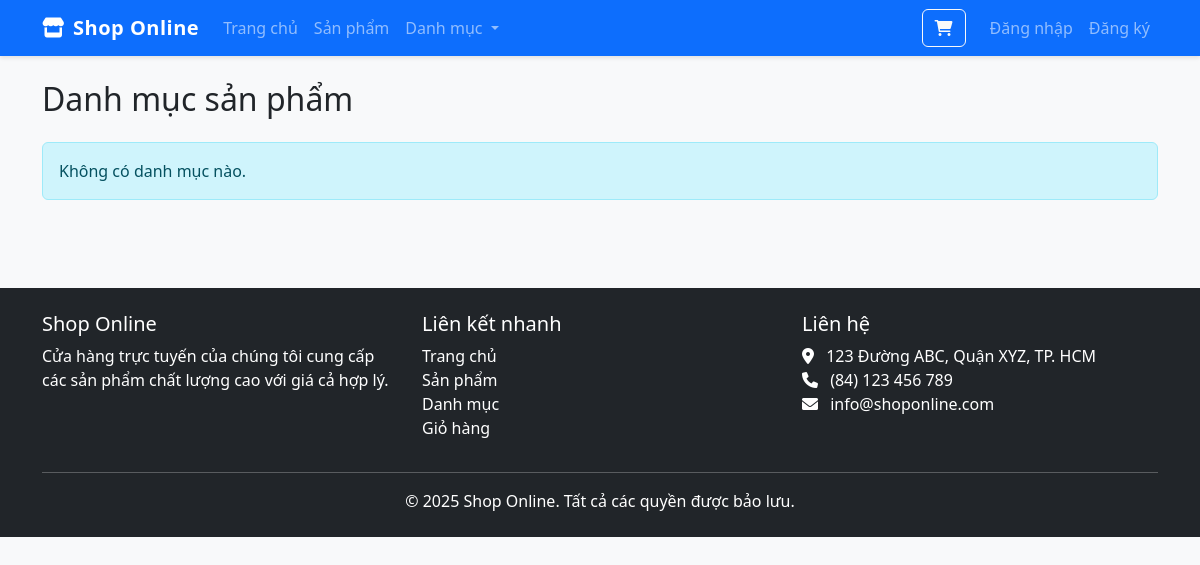
The page /products/categories/ on the database as committed earlier.
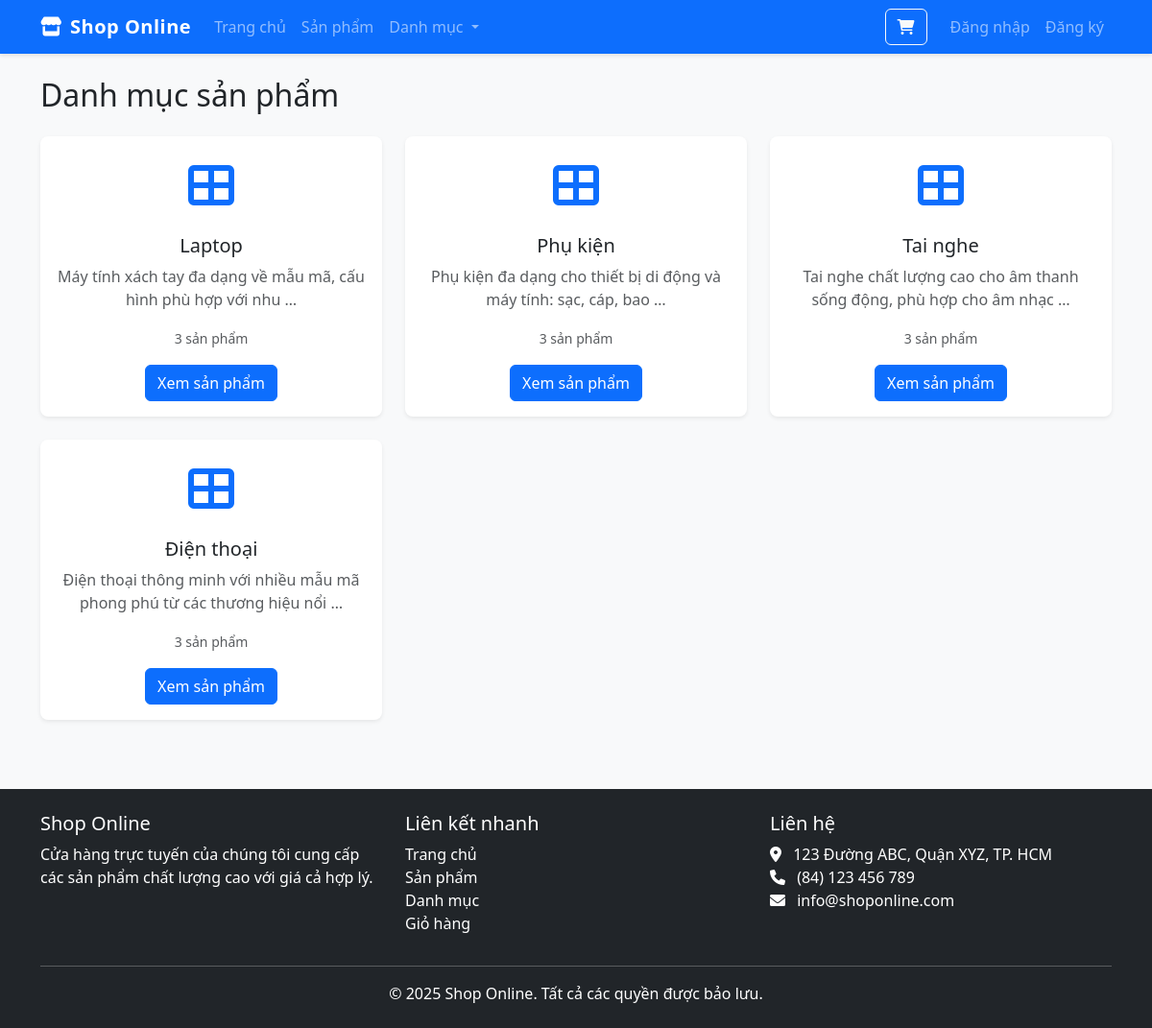
The same page on the database as committed later.
### products/models.py (models this page shows, shortened)
class Category(models.Model):
    name = models.CharField(max_length=100)
    slug = models.SlugField(max_length=100, unique=True)
    description = models.TextField(blank=True)
    image = models.ImageField(upload_to='categories/', blank=True, null=True)
    class Meta:
        ordering = ('name',)
        verbose_name = 'category'
        verbose_name_plural = 'categories'
    def get_absolute_url(self):
        return reverse('products:product_list_by_category', args=[self.slug])

### products/views.py (the view)
# urls.py: path('categories/', views.category_list, name='category_list'),
def category_list(request):
    categories = Category.objects.all()
    return render(request, 'products/category_list.html', {'categories': categories})

### cart/cart.py (called while the page is built)
    def __len__(self):
        return sum(item['quantity'] for item in self.cart.values())

### cart/context_processors.py (called while the page is built)
def cart(request):
    return {'cart': Cart(request)}

### products/context_processors.py (called while the page is built)
def categories(request):
    return {'categories': Category.objects.all()}

### templates/products/category_list.html (shortened to what this page needs)
{% extends 'base.html' %}
{% block content %}
<h2 class="mb-4">Danh mục sản phẩm</h2>
<div class="row g-4">
    {% for category in categories %}
        <div class="col-md-4">
            <div class="card h-100 shadow-sm border-0">
                <div class="card-body text-center">
                    <div class="category-icon mb-3">
                        {% if category.image %}
                            <img src="{{ category.image.url }}" alt="{{ category.name }}" class="img-fluid category-image">
                        {% else %}
                            <i class="fas fa-th-large fa-3x text-primary"></i>
                        {% endif %}
                    </div>
                    <h5 class="card-title">{{ category.name }}</h5>
                    <p class="card-text text-muted">{{ category.description|default:'Không có mô tả'|truncatewords:15 }}</p>
                    <p class="card-text"><small class="text-muted">{{ category.products.count }} sản phẩm</small></p>
                    <a href="{{ category.get_absolute_url }}" class="btn btn-primary">Xem sản phẩm</a>
                </div>
            </div>
        </div>
    {% empty %}
        <div class="col-12">
            <div class="alert alert-info">
                <p class="mb-0">Không có danh mục nào.</p>
            </div>
        </div>
    {% endfor %}
</div>
{% endblock %}

Rows that differ between the two databases and show on the page:
added Category: name "Laptop", description "Máy tính xách tay đa dạng về mẫu mã, cấu hình phù hợp với nhu …", products.count "3"
added Category: name "Phụ kiện", description "Phụ kiện đa dạng cho thiết bị di động và máy tính: sạc, cáp, bao …", products.count "3"
added Category: name "Tai nghe", description "Tai nghe chất lượng cao cho âm thanh sống động, phù hợp cho âm nhạc …", products.count "3"
added Category: name "Điện thoại", description "Điện thoại thông minh với nhiều mẫu mã phong phú từ các thương hiệu nổi …", products.count "3"
Other text that changed with them:
text no longer shown: "Không có danh mục nào."
